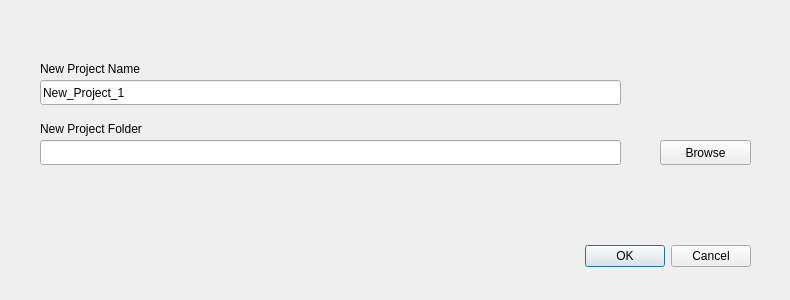
<?xml version="1.0" encoding="UTF-8"?>
<ui version="4.0">
 <class>NewProjectDialog</class>
 <widget class="QDialog" name="NewProjectDialog">
  <property name="geometry">
   <rect>
    <x>0</x>
    <y>0</y>
    <width>790</width>
    <height>300</height>
   </rect>
  </property>
  <property name="sizePolicy">
   <sizepolicy hsizetype="Fixed" vsizetype="Fixed">
    <horstretch>0</horstretch>
    <verstretch>0</verstretch>
   </sizepolicy>
  </property>
  <property name="minimumSize">
   <size>
    <width>790</width>
    <height>300</height>
   </size>
  </property>
  <property name="maximumSize">
   <size>
    <width>790</width>
    <height>300</height>
   </size>
  </property>
  <property name="windowTitle">
   <string>Dialog</string>
  </property>
  <widget class="QDialogButtonBox" name="buttonBox">
   <property name="geometry">
    <rect>
     <x>410</x>
     <y>240</y>
     <width>341</width>
     <height>32</height>
    </rect>
   </property>
   <property name="orientation">
    <enum>Qt::Horizontal</enum>
   </property>
   <property name="standardButtons">
    <set>QDialogButtonBox::Cancel|QDialogButtonBox::Ok</set>
   </property>
  </widget>
  <widget class="QLineEdit" name="newProjectNameEdit">
   <property name="geometry">
    <rect>
     <x>40</x>
     <y>80</y>
     <width>581</width>
     <height>25</height>
    </rect>
   </property>
   <property name="text">
    <string>New_Project_1</string>
   </property>
  </widget>
  <widget class="QLineEdit" name="newProjectFolderEdit">
   <property name="geometry">
    <rect>
     <x>40</x>
     <y>140</y>
     <width>581</width>
     <height>25</height>
    </rect>
   </property>
  </widget>
  <widget class="QPushButton" name="pushButton">
   <property name="geometry">
    <rect>
     <x>660</x>
     <y>140</y>
     <width>91</width>
     <height>25</height>
    </rect>
   </property>
   <property name="text">
    <string>Browse</string>
   </property>
  </widget>
  <widget class="QLabel" name="label_2">
   <property name="geometry">
    <rect>
     <x>40</x>
     <y>120</y>
     <width>141</width>
     <height>17</height>
    </rect>
   </property>
   <property name="text">
    <string>New Project Folder</string>
   </property>
  </widget>
  <widget class="QLabel" name="label">
   <property name="geometry">
    <rect>
     <x>40</x>
     <y>60</y>
     <width>141</width>
     <height>17</height>
    </rect>
   </property>
   <property name="text">
    <string>New Project Name</string>
   </property>
  </widget>
 </widget>
 <resources/>
 <connections>
  <connection>
   <sender>buttonBox</sender>
   <signal>accepted()</signal>
   <receiver>NewProjectDialog</receiver>
   <slot>accept()</slot>
   <hints>
    <hint type="sourcelabel">
     <x>248</x>
     <y>254</y>
    </hint>
    <hint type="destinationlabel">
     <x>157</x>
     <y>274</y>
    </hint>
   </hints>
  </connection>
  <connection>
   <sender>buttonBox</sender>
   <signal>rejected()</signal>
   <receiver>NewProjectDialog</receiver>
   <slot>reject()</slot>
   <hints>
    <hint type="sourcelabel">
     <x>316</x>
     <y>260</y>
    </hint>
    <hint type="destinationlabel">
     <x>286</x>
     <y>274</y>
    </hint>
   </hints>
  </connection>
 </connections>
</ui>
